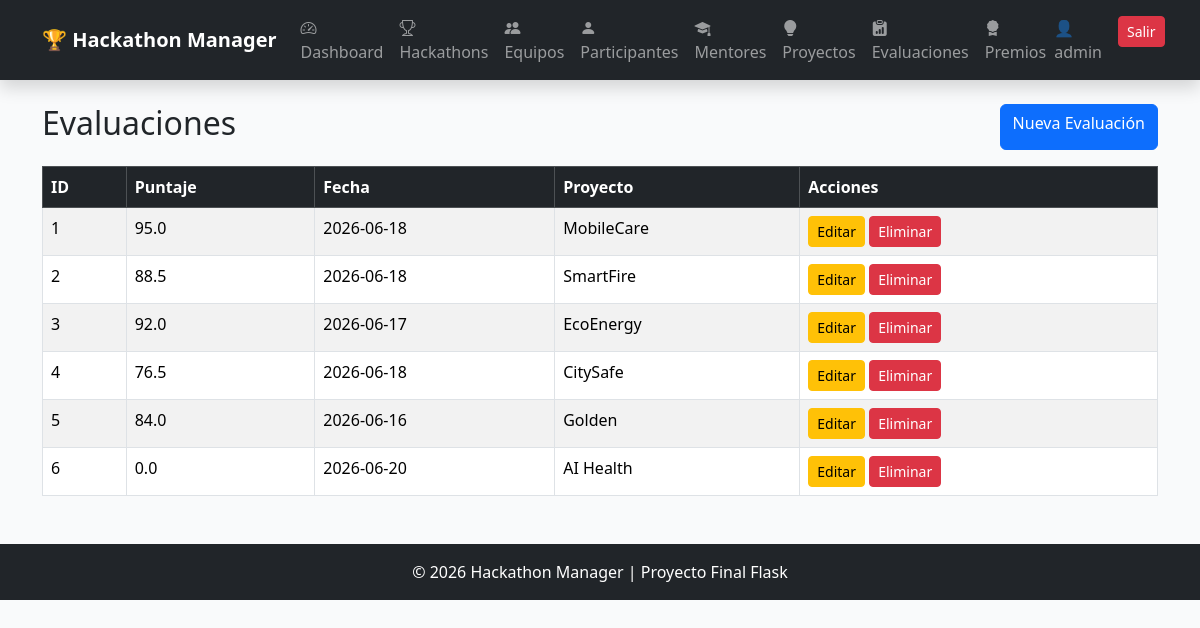
The app's page /evaluaciones (signed in) with its own data.
### app/models/usuario.py (models this page shows, shortened)
class Usuario(UserMixin, db.Model):
    __tablename__ = "usuarios"
    id = db.Column(
        db.Integer,
        primary_key=True
    )
    nombre = db.Column(
        db.String(100),
        nullable=False
    )
    email = db.Column(
        db.String(100),
        unique=True,
        nullable=False
    )
    username = db.Column(
        db.String(50),
        unique=True,
        nullable=False
    )
    password = db.Column(
        db.String(255),
        nullable=False
    )
    rol_id = db.Column(
        db.Integer,
        db.ForeignKey("roles.id"),
        nullable=False
    )

### app/models/evaluacion.py (models this page shows, shortened)
class Evaluacion(db.Model):
    __tablename__ = "evaluaciones"
    id = db.Column(
        db.Integer,
        primary_key=True
    )
    puntaje = db.Column(
        db.Float,
        nullable=False
    )
    observacion = db.Column(
        db.Text
    )
    fecha = db.Column(
        db.String(20)
    )
    proyecto_id = db.Column(
        db.Integer,
        db.ForeignKey("proyectos.id"),
        nullable=False
    )

### app/models/proyecto.py (models this page shows, shortened)
class Proyecto(db.Model):
    __tablename__ = "proyectos"
    id = db.Column(
        db.Integer,
        primary_key=True
    )
    nombre = db.Column(
        db.String(150),
        nullable=False
    )
    descripcion = db.Column(
        db.Text,
        nullable=False
    )
    tecnologia = db.Column(
        db.String(100),
        nullable=False
    )
    estado = db.Column(
        db.String(50),
        default="En desarrollo"
    )
    equipo_id = db.Column(
        db.Integer,
        db.ForeignKey("equipos.id"),
        nullable=False
    )
    evaluaciones = db.relationship(
    "Evaluacion",
    backref="proyecto",
    lazy=True
)

### app/evaluaciones/routes.py (the view)
@evaluacion_bp.route("/evaluaciones")
@login_required
def listar_evaluaciones():
    evaluaciones = Evaluacion.query.all()
    return render_template(
        "evaluaciones/listar.html",
        evaluaciones=evaluaciones
    )

### app/templates/evaluaciones/listar.html
{% extends 'base.html' %}
{% block content %}
<div class="d-flex justify-content-between mb-3">
    <h2 class="titulo-evaluaciones">Evaluaciones</h2>
    <a href="/evaluaciones/nuevo" class="btn btn-primary">
        Nueva Evaluación
    </a>
</div>
<table class="table table-bordered table-striped">
    <thead class="table-dark">
        <tr>
            <th>ID</th>
            <th>Puntaje</th>
            <th>Fecha</th>
            <th>Proyecto</th>
            <th>Acciones</th>
        </tr>
    </thead>
    <tbody>
        {% for evaluacion in evaluaciones %}
        <tr>
            <td>{{ evaluacion.id }}</td>
            <td>{{ evaluacion.puntaje }}</td>
            <td>{{ evaluacion.fecha }}</td>
            <td>{{ evaluacion.proyecto.nombre }}</td>
            <td>
                <a href="/evaluaciones/editar/{{ evaluacion.id }}" class="btn btn-warning btn-sm">Editar</a>
                <a href="/evaluaciones/eliminar/{{ evaluacion.id }}" class="btn btn-danger btn-sm">Eliminar</a>
            </td>
        </tr>
        {% endfor %}
    </tbody>
</table>
{% endblock %}

### app/templates/base.html (shortened to what this page needs)
<!DOCTYPE html>
<html lang="es">
<head>
    <link href="https://cdn.jsdelivr.net/npm/bootstrap@5.3.7/dist/css/bootstrap.min.css" rel="stylesheet">
    <link rel="stylesheet" href="https://cdn.jsdelivr.net/npm/bootstrap-icons@1.11.3/font/bootstrap-icons.min.css">
    <link rel="stylesheet" href="{{ url_for('static', filename='css/style.css') }}">
</head>
<body class="bg-light">
<nav class="navbar navbar-expand-lg navbar-dark bg-dark shadow">
    <div class="container">
        <a class="navbar-brand fw-bold" href="/">
            🏆 Hackathon Manager
        </a>
        <div class="collapse navbar-collapse" id="menu">
            <ul class="navbar-nav me-auto">
                {% if current_user.is_authenticated %}
                <li class="nav-item">
                    <a class="nav-link" href="/dashboard">
                        <i class="bi bi-speedometer2"></i> Dashboard
                    </a>
                </li>
                <li class="nav-item">
                    <a class="nav-link" href="/hackathons">
                        <i class="bi bi-trophy"></i> Hackathons
                    </a>
                </li>
                <li class="nav-item">
                    <a class="nav-link" href="/equipos">
                        <i class="bi bi-people-fill"></i> Equipos
                    </a>
                </li>
                <li class="nav-item">
                    <a class="nav-link" href="/participantes">
                        <i class="bi bi-person-fill"></i> Participantes
                    </a>
                </li>
                <li class="nav-item">
                    <a class="nav-link" href="/mentores">
                        <i class="bi bi-mortarboard-fill"></i> Mentores
                    </a>
                </li>
                <li class="nav-item">
                    <a class="nav-link" href="/proyectos">
                        <i class="bi bi-lightbulb-fill"></i> Proyectos
                    </a>
                </li>
                <li class="nav-item">
                    <a class="nav-link" href="/evaluaciones">
                        <i class="bi bi-clipboard-data-fill"></i> Evaluaciones
                    </a>
                </li>
                <li class="nav-item">
                    <a class="nav-link" href="/premios">
                        <i class="bi bi-award-fill"></i> Premios
                    </a>
                </li>
                {% endif %}
            </ul>
            <ul class="navbar-nav">
                {% if current_user.is_authenticated %}
                <li class="nav-item">
                    <span class="navbar-text me-3">
                        👤 {{ current_user.username }}
                    </span>
                </li>
                <li class="nav-item">
                    <a class="btn btn-danger btn-sm" href="/logout">Salir</a>
                </li>
                {% endif %}
            </ul>
        </div>
    </div>
</nav>
<div class="container mt-4">
    {% block content %}
    {% endblock %}
</div>
<footer class="bg-dark text-white text-center mt-5 p-3">
    © 2026 Hackathon Manager | Proyecto Final Flask
</footer>
</body>
</html>

### app/static/css/style.css (style rules this page uses)
body { background: url("../img/mifoto1.png"); background-size: cover; background-position: center; background-repeat: no-repeat; background-attachment: fixed; position: relative; }
body::before { content: ""; position: fixed; top: 0; left: 0; width: 100%; height: 100%; background: rgba(255, 255, 255, 0.158); z-index: -1; }

### records on screen
Usuario: username "admin"
Evaluacion: id "1", puntaje "95.0", fecha "2026-06-18", proyecto.nombre "MobileCare"
Evaluacion: id "2", puntaje "88.5", fecha "2026-06-18", proyecto.nombre "SmartFire"
Evaluacion: id "3", puntaje "92.0", fecha "2026-06-17", proyecto.nombre "EcoEnergy"
Evaluacion: id "4", puntaje "76.5", fecha "2026-06-18", proyecto.nombre "CitySafe"
Evaluacion: id "5", puntaje "84.0", fecha "2026-06-16", proyecto.nombre "Golden"
Evaluacion: id "6", puntaje "0.0", fecha "2026-06-20", proyecto.nombre "AI Health"
